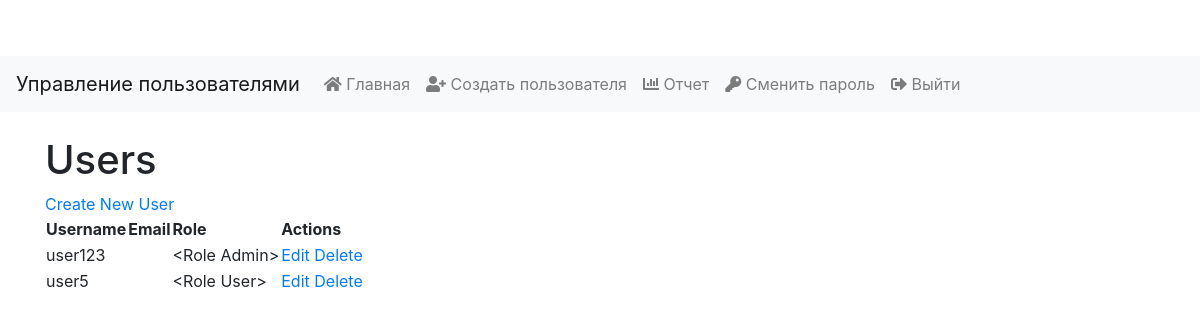
Before: /admin/users (signed in) with the older database file.
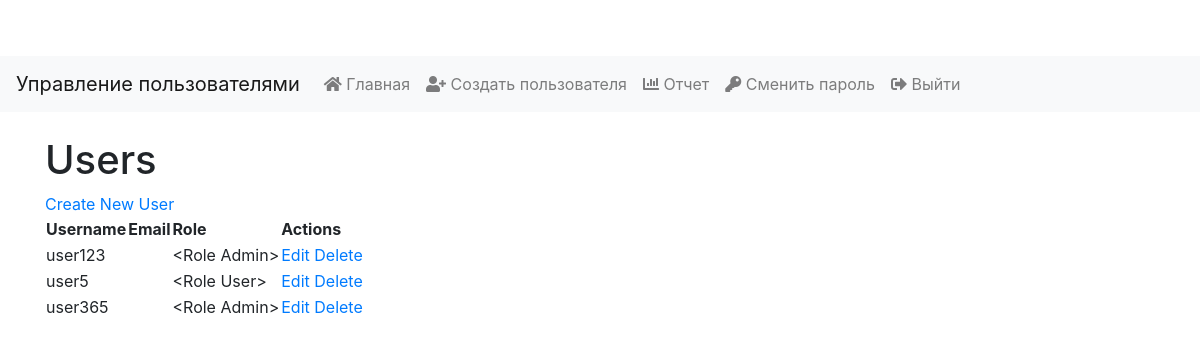
After: the same page with the newer database file.
### models.py (models this page shows, shortened)
class User(UserMixin, db.Model):
    id = db.Column(db.Integer, primary_key=True)
    username = db.Column(db.String(64), unique=True, nullable=False)
    password = db.Column(db.String(128), nullable=False)
    first_name = db.Column(db.String(64))
    last_name = db.Column(db.String(64))
    middle_name = db.Column(db.String(64))
    role_id = db.Column(db.Integer, db.ForeignKey('role.id'), nullable=False)
    role = db.relationship('Role', backref=db.backref('users', lazy=True))
    def has_role(self, role_name):
        return self.role.name == role_name

class Role(db.Model):
    id = db.Column(db.Integer, primary_key=True)
    name = db.Column(db.String(64), unique=True, nullable=False)
    description = db.Column(db.String(255))
    def __repr__(self):
        return f'<Role {self.name}>'

### app.py (the view)
@app.route('/admin/users')
@login_required
@check_rights('Admin')
def user_list():
    users = User.query.all()
    return render_template('user_list.html', users=users)

### app.py (called while the page is built)
@login_manager.user_loader
def load_user(user_id):
    return User.query.get(int(user_id))

@app.before_request
def log_visit():
    if not db.inspect(db.engine).has_table('visit_log'):
        return
    path = request.path
    user_id = current_user.is_authenticated and current_user.id or None
    visit_log = VisitLog(path=path, user_id=user_id)
    db.session.add(visit_log)
    db.session.commit()

### reports/auth.py (called while the page is built)
def check_rights(role):
    def decorator(f):
        @wraps(f)
        def decorated_function(*args, **kwargs):
            if not current_user.is_authenticated or not current_user.has_role(role):
                flash("У вас недостаточно прав для доступа к данной странице.")
                return redirect(url_for('index'))  # Или другая страница
            return f(*args, **kwargs)
        return decorated_function
    return decorator

### templates/user_list.html
{% extends "base.html" %}
{% block content %}
    <h1>Users</h1>
    <a href="{{ url_for('create_user') }}">Create New User</a>
    <table>
        <thead>
            <tr>
                <th>Username</th>
                <th>Email</th>
                <th>Role</th>
                <th>Actions</th>
            </tr>
        </thead>
        <tbody>
            {% for user in users %}
                <tr>
                    <td>{{ user.username }}</td>
                    <td>{{ user.email }}</td>
                    <td>{{ user.role }}</td>
                    <td>
                        <a href="{{ url_for('edit_user', user_id=user.id) }}">Edit</a>
                        <a href="{{ url_for('delete_user', user_id=user.id) }}">Delete</a>
                    </td>
                </tr>
            {% endfor %}
        </tbody>
    </table>
{% endblock %}

Changed rows visible on the page:
added User: username "user365", role "<Role Admin>"
